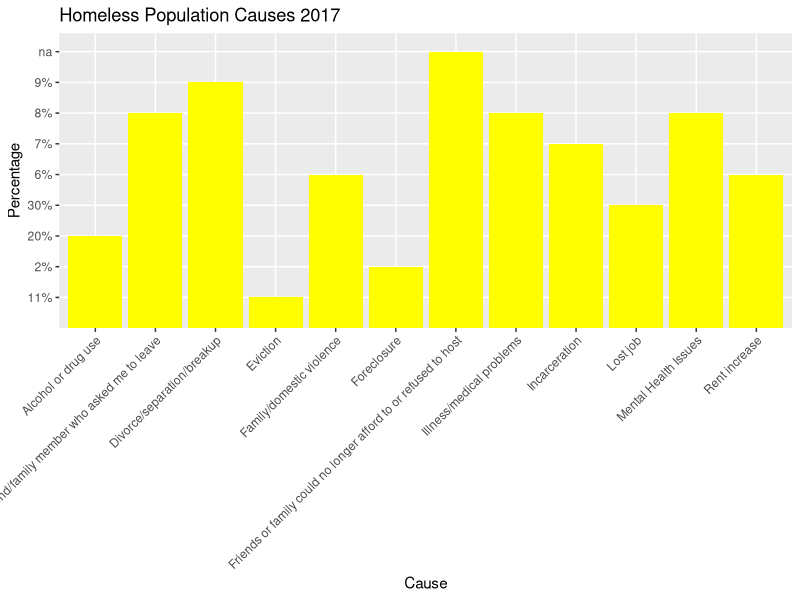
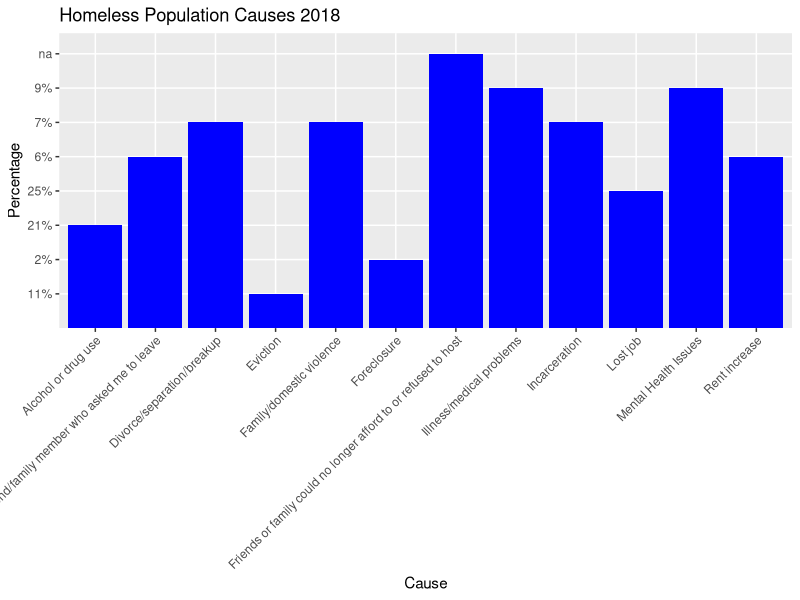
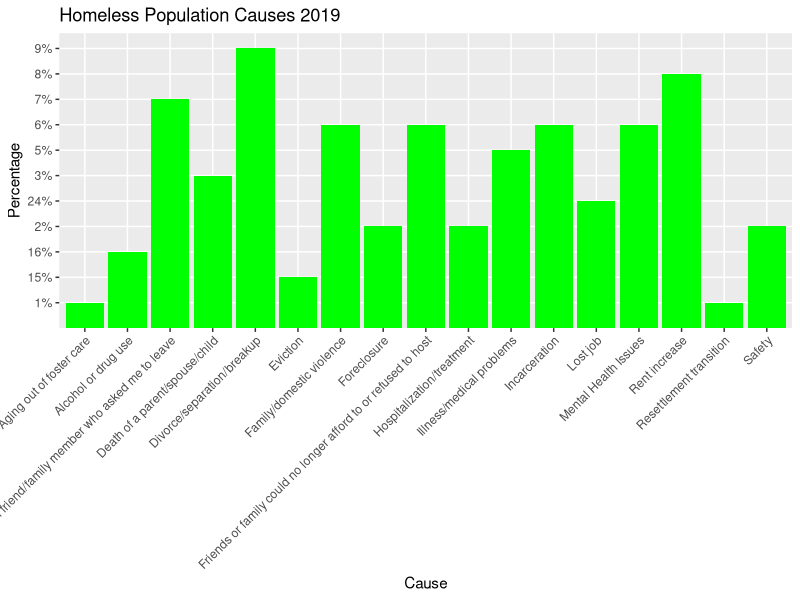
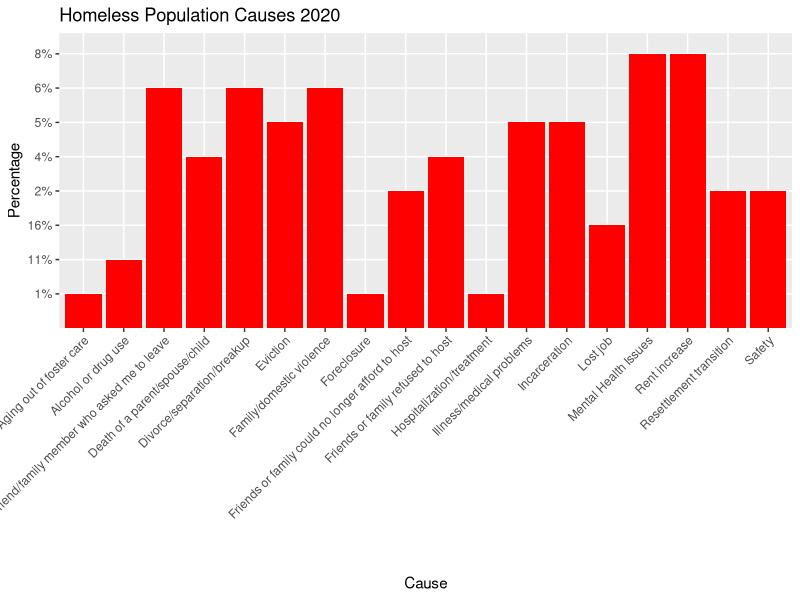

Reproduce these figures in R, in order.
# Christian, Chart 3

# Load libraries
library(dplyr)
library(readxl)
library(ggplot2)

# Load excel file
causes <- read.csv("INFO_cause.csv")

# Filtering 'causes' data set by year
causes_2020 <- causes %>% filter(Year == "2020")
causes_2019 <- causes %>% filter(Year == "2019")
causes_2018 <- causes %>% filter(Year == "2018")
causes_2017 <- causes %>% filter(Year == "2017")

# Question to be asked of the data
cause_by_year <- function(year) {
  lead_cause <- causes %>% filter(Year == year) %>%
    filter(Percent == max(Percent)) %>% pull(Cause)
  paste("The primary cause of homelessness in", year, "was", lead_cause)
}

# Creating bar charts for each year

causes_2020_bar_chart <- ggplot(data = causes_2020) + 
  geom_col(mapping = aes(x = Cause, y = Percent), fill = "red") +
  labs(x = "Cause", y = "Percentage", title = "Homeless Population Causes 2020") +
  theme(axis.text.x = element_text(angle = 45, vjust = 1, hjust = 1))

causes_2019_bar_chart <- ggplot(data = causes_2019) + 
  geom_col(mapping = aes(x = Cause, y = Percent), fill = "green") +
  labs(x = "Cause", y = "Percentage", title = "Homeless Population Causes 2019") +
  theme(axis.text.x = element_text(angle = 45, vjust = 1, hjust = 1))

causes_2018_bar_chart <- ggplot(data = causes_2018) + 
  geom_col(mapping = aes(x = Cause, y = Percent), fill = "blue") +
  labs(x = "Cause", y = "Percentage", title = "Homeless Population Causes 2018") +
  theme(axis.text.x = element_text(angle = 45, vjust = 1, hjust = 1))

causes_2017_bar_chart <- ggplot(data = causes_2017) + 
  geom_col(mapping = aes(x = Cause, y = Percent), fill = "yellow") +
  labs(x = "Cause", y = "Percentage", title = "Homeless Population Causes 2017") +
  theme(axis.text.x = element_text(angle = 45, vjust = 1, hjust = 1))